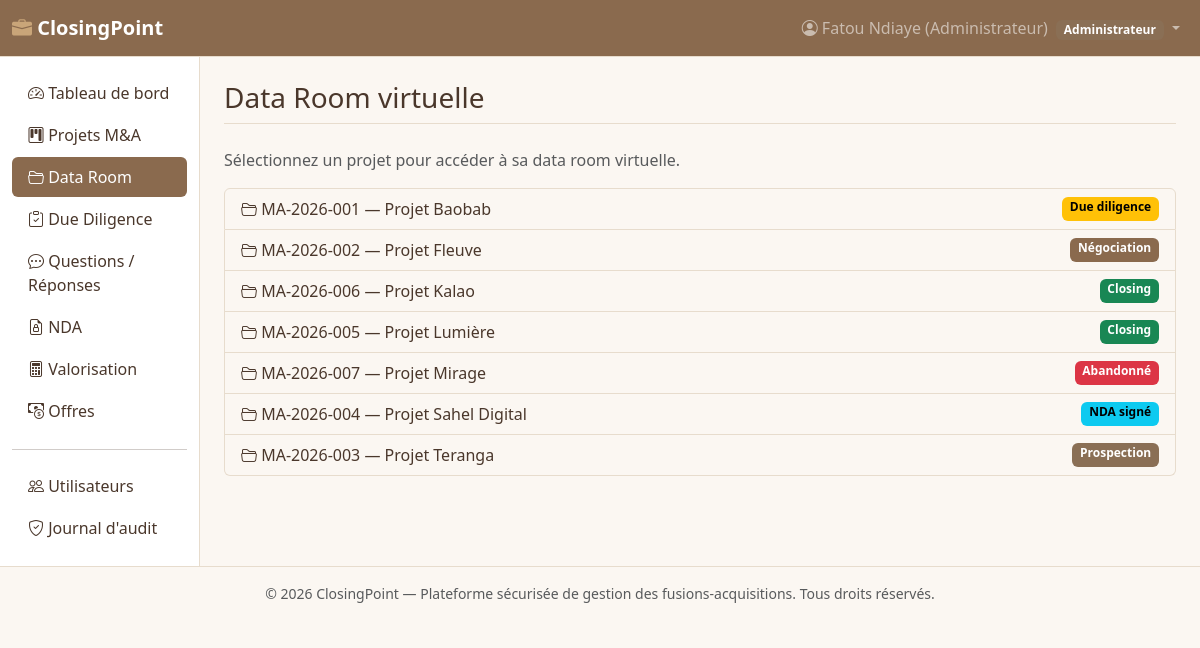
/modules/dataroom/index.php (signed in), run on the app's committed database.
### tables this page shows
CREATE TABLE ma_projects (
    id INT AUTO_INCREMENT PRIMARY KEY,
    code_projet VARCHAR(20) NOT NULL UNIQUE,
    nom_projet VARCHAR(180) NOT NULL,
    societe_cible VARCHAR(180) NOT NULL,
    societe_acquereur VARCHAR(180) NOT NULL,
    secteur VARCHAR(100) DEFAULT NULL,
    statut ENUM('prospection','nda_signe','due_diligence','negociation','closing','abandonne') NOT NULL DEFAULT 'prospection',
    valeur_estimee DECIMAL(18,2) DEFAULT NULL,
    devise VARCHAR(10) NOT NULL DEFAULT 'FCFA',
    date_debut DATE DEFAULT NULL,
    date_cible_closing DATE DEFAULT NULL,
    description TEXT,
    created_by INT NOT NULL,
    created_at DATETIME NOT NULL DEFAULT CURRENT_TIMESTAMP,
    updated_at DATETIME NOT NULL DEFAULT CURRENT_TIMESTAMP ON UPDATE CURRENT_TIMESTAMP,
    CONSTRAINT fk_proj_creator FOREIGN KEY (created_by) REFERENCES users(id) ON DELETE RESTRICT
);

### includes/security.php (called while the page is built, shortened)
<?php
function e(?string $value): string
{
    return htmlspecialchars($value ?? '', ENT_QUOTES, 'UTF-8');
}
function currentUser(): ?array
{
    return $_SESSION['user'] ?? null;
}

### modules/dataroom/index.php (the view, shortened to what this page needs)
<?php
require_once __DIR__ . '/../../includes/bootstrap.php';
$user = requireLogin();
$pageTitle = 'Data Room virtuelle';
$projectId = (int)($_GET['project_id'] ?? 0);
if (!$projectId) {
    if (in_array($user['role'], ['admin', 'conseiller'], true)) {
        $projects = $pdo->query('SELECT * FROM ma_projects ORDER BY nom_projet')->fetchAll();
    } else {
        $stmt = $pdo->prepare(
            'SELECT p.* FROM ma_projects p JOIN project_team pt ON pt.project_id = p.id WHERE pt.user_id = :u ORDER BY p.nom_projet'
        );
        $stmt->execute([':u' => $user['id']]);
        $projects = $stmt->fetchAll();
    }
    require __DIR__ . '/../../includes/header.php';
    ?>
    <p class="text-muted">Sélectionnez un projet pour accéder à sa data room virtuelle.</p>
    <div class="list-group">
      <?php foreach ($projects as $p): ?>
        <a href="index.php?project_id=<?= (int)$p['id'] ?>" class="list-group-item list-group-item-action d-flex justify-content-between">
          <span><i class="bi bi-folder2-open"></i> <?= e($p['code_projet']) ?> — <?= e($p['nom_projet']) ?></span>
          <?= projectStatusBadge($p['statut']) ?>
        </a>
      <?php endforeach; ?>
    </div>
    <?php require __DIR__ . '/../../includes/footer.php'; ?>
    <?php exit; ?>
<?php }
require __DIR__ . '/../../includes/header.php';
?>
<?php require __DIR__ . '/../../includes/footer.php'; ?>

### includes/header.php (shortened to what this page needs)
<?php
$user = currentUser();
$pageTitle = $pageTitle ?? SITE_NAME;
?>
<!DOCTYPE html>
<html lang="fr">
<head>
<link rel="stylesheet" href="https://cdn.jsdelivr.net/npm/bootstrap@5.3.3/dist/css/bootstrap.min.css">
<link rel="stylesheet" href="https://cdn.jsdelivr.net/npm/bootstrap-icons@1.11.3/font/bootstrap-icons.css">
<link rel="stylesheet" href="<?= e(BASE_URL) ?>/public/assets/css/style.css">
</head>
<body>
<nav class="navbar navbar-expand-lg navbar-dark bg-dark border-bottom">
  <div class="container-fluid">
    <a class="navbar-brand fw-bold" href="<?= e(BASE_URL) ?>/public/dashboard.php">
      <i class="bi bi-briefcase-fill"></i> <?= e(SITE_NAME) ?>
    </a>
    <div class="collapse navbar-collapse" id="navMain">
      <ul class="navbar-nav ms-auto">
        <?php if ($user): ?>
        <li class="nav-item dropdown">
          <a class="nav-link dropdown-toggle" href="#" role="button" data-bs-toggle="dropdown">
            <i class="bi bi-person-circle"></i> <?= e($user['full_name']) ?>
            <span class="badge text-bg-secondary ms-1"><?= e(roleLabel($user['role'])) ?></span>
          </a>
        </li>
        <?php endif; ?>
      </ul>
    </div>
  </div>
</nav>
<div class="container-fluid">
  <div class="row">
    <?php if ($user): ?><?php require __DIR__ . '/sidebar.php'; ?><?php endif; ?>
    <main class="<?= $user ? 'col-md-10 ms-sm-auto' : 'col-12' ?> px-md-4 py-4">
      <h1 class="h3 mb-4 border-bottom pb-2"><?= e($pageTitle) ?></h1>

### includes/sidebar.php (shortened to what this page needs)
<?php
$currentPath = $_SERVER['SCRIPT_NAME'] ?? '';
$role = $user['role'] ?? 'client';
function navLink(string $href, string $icon, string $label, string $currentPath, string $matchSubstring): void
{
    $active = (strpos($currentPath, $matchSubstring) !== false) ? ' active' : '';
    echo '<li class="nav-item"><a class="nav-link' . $active . '" href="' . e($href) . '">'
        . '<i class="bi ' . $icon . '"></i> ' . e($label) . '</a></li>';
}
?>
<nav class="col-md-2 d-md-block bg-light sidebar border-end py-3">
  <ul class="nav flex-column">
    <?php navLink(BASE_URL . '/public/dashboard.php', 'bi-speedometer2', 'Tableau de bord', $currentPath, '/public/dashboard.php'); ?>
    <?php if (in_array($role, ['admin', 'conseiller'], true)): ?>
      <?php navLink(BASE_URL . '/modules/valuation/list.php', 'bi-calculator', 'Valorisation', $currentPath, '/modules/valuation/'); ?>
    <?php endif; ?>
    <?php if ($role === 'admin'): ?>
      <li><hr></li>
    <?php endif; ?>
  </ul>
</nav>

### includes/functions.php (shortened to what this page needs)
<?php
function projectStatusBadge(string $statut): string
{
    $map = [
        'prospection'    => ['secondary', 'Prospection'],
        'nda_signe'      => ['info', 'NDA signé'],
        'due_diligence'  => ['warning', 'Due diligence'],
        'negociation'    => ['primary', 'Négociation'],
        'closing'        => ['success', 'Closing'],
        'abandonne'      => ['danger', 'Abandonné'],
    ];
    [$class, $label] = $map[$statut] ?? ['secondary', $statut];
    return '<span class="badge text-bg-' . $class . '">' . e($label) . '</span>';
}
function roleLabel(string $role): string
{
    return ['admin' => 'Administrateur', 'conseiller' => 'Conseiller M&A', 'client' => 'Client / Investisseur'][$role] ?? $role;
}

### includes/footer.php (shortened to what this page needs)
    </main>
  </div>
</div>
<footer class="text-center text-muted small py-3 border-top">
  © <?= date('Y') ?> <?= e(SITE_NAME) ?> — Plateforme sécurisée de gestion des fusions-acquisitions. Tous droits réservés.
</footer>
</body>
</html>

### public/assets/css/style.css (style rules this page uses)
:root { --cp-nude: #F5EDE4; --cp-camel: #C9A579; --cp-camel-dark: #B08D63; --cp-brown: #8A6A4E; --cp-brown-dark: #6E4A33; --cp-text: #4A372B; --bs-body-bg: #FBF7F2; --bs-body-color: var(--cp-text); --bs-primary: var(--cp-brown); --bs-primary-rgb: 138, 106, 78; --bs-primary-bg-subtle: var(--cp-nude); --bs-primary-border-subtle: #D9BFA0; --bs-primary-text-emphasis: var(--cp-brown-dark); --bs-secondary: #8A6F55; --bs-secondary-rgb: 138, 111, 85; --bs-dark: var(--cp-brown); --bs-dark-rgb: 138, 106, 78; --bs-border-color: #E7DCCD; --bs-link-color: var(--cp-brown); --bs-link-color-rgb: 138, 106, 78; --bs-link-hover-color: var(--cp-brown-dark); --bs-link-hover-color-rgb: 110, 74, 51; }
body { background-color: var(--bs-body-bg); }
.navbar-brand i { color: var(--cp-camel); }
.sidebar { background-color: #fff !important; }
.sidebar .nav-link { color: var(--cp-text); border-radius: 6px; margin-bottom: 2px; }
.sidebar .nav-link.active { background-color: var(--cp-brown); color: #fff; }
footer { color: #8A7361 !important; border-color: var(--bs-border-color) !important; }

### data on the page
ma_projects: code_projet "MA-2026-001", nom_projet "Projet Baobab", label "Due diligence"
ma_projects: code_projet "MA-2026-002", nom_projet "Projet Fleuve", label "Négociation"
ma_projects: code_projet "MA-2026-006", nom_projet "Projet Kalao", label "Closing"
ma_projects: code_projet "MA-2026-005", nom_projet "Projet Lumière", label "Closing"
ma_projects: code_projet "MA-2026-007", nom_projet "Projet Mirage", label "Abandonné"
ma_projects: code_projet "MA-2026-004", nom_projet "Projet Sahel Digital", label "NDA signé"
ma_projects: code_projet "MA-2026-003", nom_projet "Projet Teranga", label "Prospection"

### other printed values
SITE_NAME "ClosingPoint"
$user['full_name'] "Fatou Ndiaye (Administrateur)"
roleLabel($user['role']) "Administrateur"
$label "Tableau de bord Projets M&A Data Room Due Diligence Questions / Réponses NDA Valorisation Offres Utilisateurs Journal d'audit"
$pageTitle "Data Room virtuelle"
